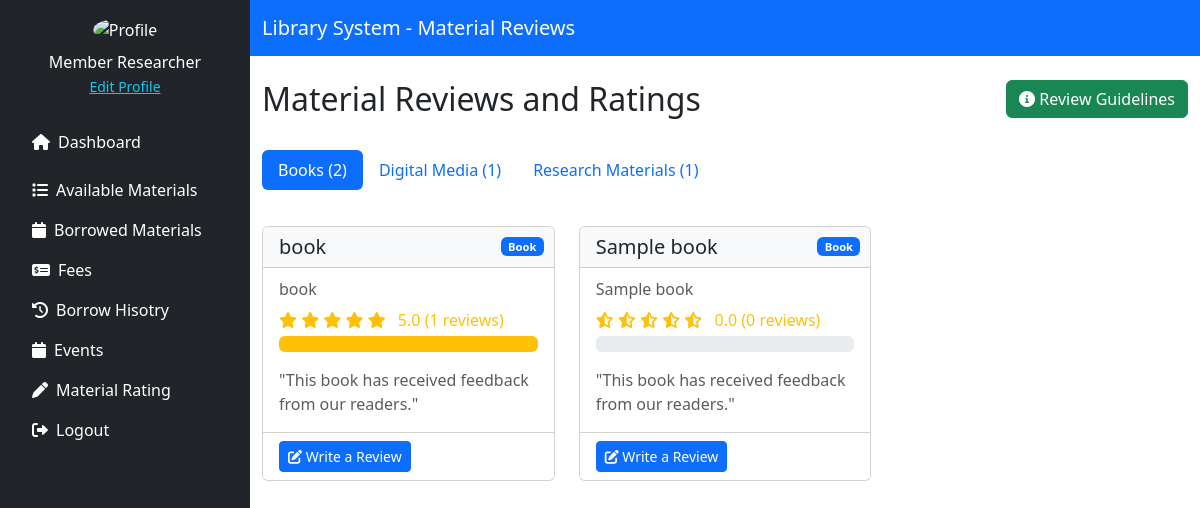
/source/customer/rate.php (signed in), run on the app's committed database.
### tables this page shows
CREATE TABLE `material_books` (
  `id` int(11) NOT NULL,
  `title` varchar(255) NOT NULL,
  `author` varchar(255) NOT NULL,
  `isbn` varchar(20) DEFAULT NULL,
  `publisher` varchar(255) DEFAULT NULL,
  `year_published` year(4) DEFAULT NULL,
  `quantity` int(11) DEFAULT 1,
  `available` int(11) DEFAULT 1,
  `status` enum('Available','Archived') DEFAULT 'Available',
  `genre` varchar(255) DEFAULT NULL,
  `average_rating` decimal(3,1) DEFAULT 0.0,
  `review_count` int(11) DEFAULT 0
);

### source/customer/rate.php (the view, shortened to what this page needs)
<?php
include '../../config/db_conn.php';
$stmt = $pdo->prepare("SELECT role_id FROM customer WHERE customer_id = ?");
$stmt->execute([$_SESSION['user_id']]);
$userRole = $stmt->fetchColumn();
$isResearcher = ($userRole == 10);
function getBookRatings($pdo) {
    $stmt = $pdo->query("
        SELECT b.id AS book_id, b.title, b.author,
               COALESCE(AVG(r.rating), 0) AS average_rating,
               COUNT(r.review_id) AS review_count
        FROM material_books b
        LEFT JOIN book_reviews r ON b.id = r.book_id
        GROUP BY b.id
        ORDER BY b.title
    ");
    return $stmt->fetchAll(PDO::FETCH_ASSOC);
}
function getDigitalMediaRatings($pdo) {
    $stmt = $pdo->query("
        SELECT d.id AS media_id, d.title, d.author,
               COALESCE(AVG(r.rating), 0) AS average_rating,
               COUNT(r.review_id) AS review_count
        FROM material_digital_media d
        LEFT JOIN digital_media_reviews r ON d.id = r.media_id
        GROUP BY d.id
        ORDER BY d.title
    ");
    return $stmt->fetchAll(PDO::FETCH_ASSOC);
}
function getResearchMaterialRatings($pdo) {
    $stmt = $pdo->query("
        SELECT r.id AS research_id, r.title, r.author,
               COALESCE(AVG(rev.rating), 0) AS average_rating,
               COUNT(rev.review_id) AS review_count
        FROM material_research r
        LEFT JOIN research_material_reviews rev ON r.id = rev.research_id
        GROUP BY r.id
        ORDER BY r.title
    ");
    return $stmt->fetchAll(PDO::FETCH_ASSOC);
}
$books = getBookRatings($pdo);
$digitalMedia = getDigitalMediaRatings($pdo);
$researchMaterials = $isResearcher ? getResearchMaterialRatings($pdo) : [];
function formatRating($rating) {
    return number_format($rating, 1);
}
?>
<!DOCTYPE html>
<html lang="en">
<head>
    <link href="https://cdn.jsdelivr.net/npm/bootstrap@5.3.3/dist/css/bootstrap.min.css" rel="stylesheet">
    <link href="https://cdnjs.cloudflare.com/ajax/libs/font-awesome/6.0.0/css/all.min.css" rel="stylesheet">
</head>
<body>
<div class="d-flex">
    <?php include './includes/sidebar.php'; ?>
    <div class="flex-grow-1">
        <nav class="navbar navbar-expand-lg navbar-dark bg-primary">
            <div class="container">
                <a class="navbar-brand" href="#">Library System - Material Reviews</a>
            </div>
        </nav>
        <div class="container mt-4">
            <div class="d-flex justify-content-between mb-4">
                <h2>Material Reviews and Ratings</h2>
                <div>
                    <button class="btn btn-success" data-bs-toggle="modal" data-bs-target="#reviewGuidelinesModal">
                        <i class="fas fa-info-circle"></i> Review Guidelines
                    </button>
                </div>
            </div>
            <ul class="nav nav-pills mb-3" id="materialTabs" role="tablist">
                <li class="nav-item" role="presentation">
                    <button class="nav-link active" id="books-tab" data-bs-toggle="pill" data-bs-target="#books" type="button" role="tab">
                        Books (<?= count($books) ?>)
                    </button>
                </li>
                <li class="nav-item" role="presentation">
                    <button class="nav-link" id="digital-tab" data-bs-toggle="pill" data-bs-target="#digital" type="button" role="tab">
                        Digital Media (<?= count($digitalMedia) ?>)
                    </button>
                </li>
                <?php if ($isResearcher): ?>
                <li class="nav-item" role="presentation">
                    <button class="nav-link" id="research-tab" data-bs-toggle="pill" data-bs-target="#research" type="button" role="tab">
                        Research Materials (<?= count($researchMaterials) ?>)
                    </button>
                </li>
                <?php endif; ?>
            </ul>
            <div class="tab-content" id="materialTabsContent">
                <div class="tab-pane fade show active" id="books" role="tabpanel">
                    <?php if (empty($books)): ?>
                        <div class="alert alert-info">No books available for review.</div>
                    <?php else: ?>
                        <div class="row row-cols-1 row-cols-md-2 row-cols-lg-3 g-4">
                            <?php foreach ($books as $book): ?>
                                <div class="col">
                                    <div class="card h-100 material-card">
                                        <div class="card-header bg-light position-relative">
                                            <h5 class="card-title mb-0"><?= htmlspecialchars($book['title']) ?></h5>
                                            <span class="badge bg-primary material-type-badge">Book</span>
                                        </div>
                                        <div class="card-body">
                                            <h6 class="card-subtitle mb-2 text-muted"><?= htmlspecialchars($book['author']) ?></h6>
                                            <div class="mb-3">
                                                <div class="rating-stars mb-1">
                                                    <?php for ($i = 1; $i <= 5; $i++): ?>
                                                        <i class="fas fa-star<?= $i <= $book['average_rating'] ? '' : '-half-alt' ?>"></i>
                                                    <?php endfor; ?>
                                                    <span class="ms-2"><?= formatRating($book['average_rating']) ?> (<?= $book['review_count'] ?> reviews)</span>
                                                </div>
                                                <div class="progress">
                                                    <div class="progress-bar bg-warning" role="progressbar"
                                                         style="width: <?= ($book['average_rating'] / 5) * 100 ?>%"
                                                         aria-valuenow="<?= $book['average_rating'] ?>"
                                                         aria-valuemin="0"
                                                         aria-valuemax="5"></div>
                                                </div>
                                            </div>
                                            <p class="card-text text-muted">
                                                "This book has received feedback from our readers."
                                            </p>
                                        </div>
                                        <div class="card-footer bg-white">
                                            <button class="btn btn-primary btn-sm" data-bs-toggle="modal" data-bs-target="#reviewModal"
                                                data-material-type="book"
                                                data-material-id="<?= $book['book_id'] ?>"
                                                data-material-title="<?= htmlspecialchars($book['title']) ?>">
                                                <i class="fas fa-edit"></i> Write a Review
                                            </button>
                                        </div>
                                    </div>
                                </div>
                            <?php endforeach; ?>
                        </div>
                    <?php endif; ?>
                </div>
            </div>
        </div>
    </div>
</div>
</body>
</html>

### source/customer/rate.php (style rules this page uses)
.rating-stars { color: #ffc107; }
.material-card { transition: transform 0.2s; }
.nav-pills .nav-link.active { background-color: #0d6efd; }
.tab-content { padding: 20px 0; }
.material-type-badge { font-size: 0.7rem; position: absolute; top: 10px; right: 10px; }

### data on the page
material_books: title "book", author "book", average_rating "5.0", review_count "1"
material_books: title "Sample book", author "Sample book", average_rating "0.0", review_count "0"

### other printed values
$_SESSION['user_name'] "Member Researcher"
count($books) "2"
count($digitalMedia) "1"
count($researchMaterials) "1"
